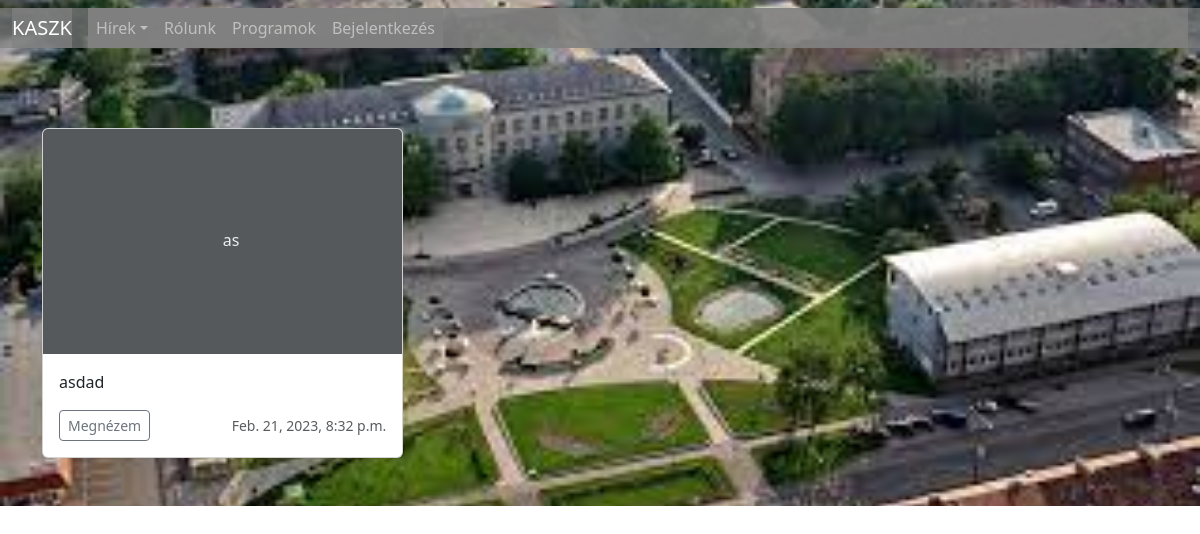
/newsmszk/, run on an earlier commit of the app's database.
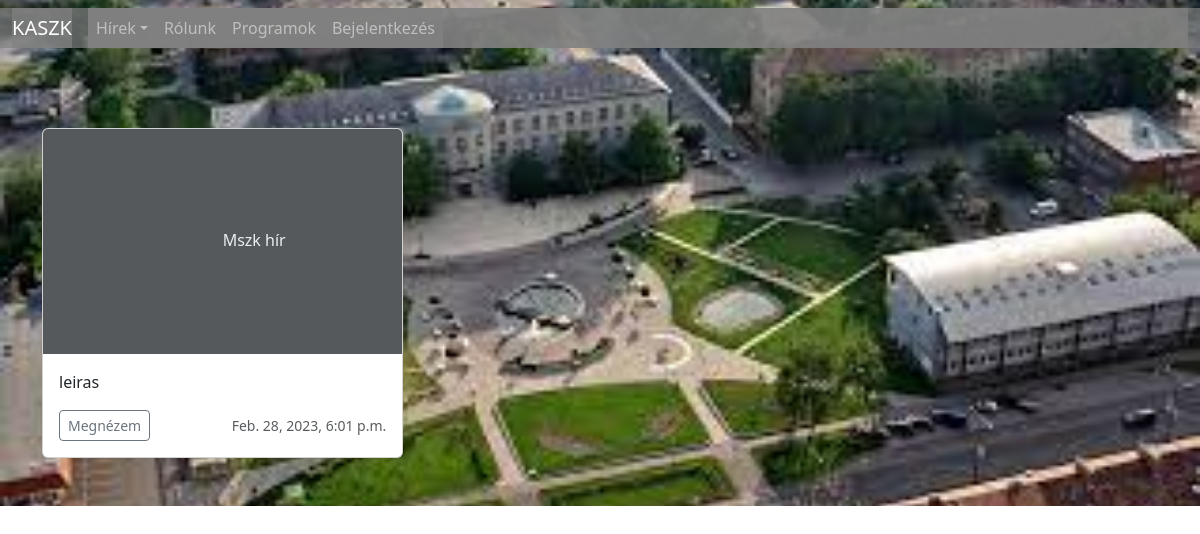
And on a later commit of the database.
### kaszk/models.py (models this page shows, shortened)
class News(models.Model):
    date = models.DateTimeField(auto_now_add=True)
    title = models.CharField(max_length=30)
    description = models.CharField(max_length=255)
    group = models.CharField(choices=groups, max_length=50)

### kaszk/views.py (the view)
# urls.py: path("newsmszk/", views.NewsMSZK, name="newsmszk"),
def NewsMSZK(request):
    news = News.objects.filter(group="MSZK")
    return render(request, "new.html", {"news": news})

### kaszk/templates/new.html
{% extends 'base.html' %} {% block content %}
<main>
  <div class="album py-5">
    <div class="container">
      <div class="row row-cols-1 row-cols-sm-2 row-cols-md-3 g-3">
        {% for i in news %}
        <div class="col">
          <div class="card shadow-sm">
            <svg
              class="bd-placeholder-img card-img-top"
              width="100%"
              height="225"
              xmlns="http://www.w3.org/2000/svg"
              role="img"
              aria-label="Placeholder: Thumbnail"
              preserveaspectratio="xMidYMid slice"
              focusable="false"
            >
              <title>Placeholder</title>
              <rect width="100%" height="100%" fill="#55595c" />
              <text x="50%" y="50%" fill="#eceeef" dy=".3em">
                {{ i.title }}
              </text>
            </svg>
            <div class="card-body">
              <p class="card-text">{{ i.description }}</p>
              <div class="d-flex justify-content-between align-items-center">
                <div class="btn-group">
                  <button
                    type="button"
                    class="btn btn-sm btn-outline-secondary"
                  >
                    Megnézem
                  </button>
                </div>
                <small class="text-muted">{{ i.date }}</small>
              </div>
            </div>
          </div>
        </div>
        {% endfor %}
      </div>
    </div>
  </div>
</main>
{% endblock content %}

### kaszk/templates/base.html (shortened to what this page needs)
{% load static %}
<!DOCTYPE html>
<html lang="en">
  <head>
    <link
      rel="stylesheet"
      href="https://cdn.jsdelivr.net/npm/bootstrap@4.3.1/dist/css/bootstrap.min.css"
    />
    <link
      href="https://cdn.jsdelivr.net/npm/bootstrap@5.3.0-alpha1/dist/css/bootstrap.min.css"
      rel="stylesheet"
    />
  </head>
  <body>
    <div
      class="parallax-window"
      data-parallax="scroll"
      data-image-src="{% static '../static/img/index2.jpg' %}"
    >
      <header>
        <nav class="navbar navbar-expand-md navbar-dark bg-opacity-0 mb-4">
          <div class="container-fluid">
            <a class="navbar-brand" href="{% url 'home' %}">KASZK</a>
            <div class="collapse navbar-collapse" id="navbarCollapse">
              <ul class="navbar-nav me-auto mb-2 mb-md-0">
                <li class="nav-item dropdpwn">
                  <a
                    class="nav-link dropdown-toggle"
                    aria-current="page"
                    id="navbardrop"
                    href="#"
                    data-toggle="dropdown"
                    >Hírek</a
                  >
                </li>
                <li class="nav-item">
                  <a class="nav-link" href="#">Rólunk</a>
                </li>
                <li class="nav-item">
                  <a class="nav-link" href="#">Programok</a>
                </li>
                {% if user.is_authenticated %}
                <li class="nav-item">
                  <a class="nav-link" href="{% url 'logout' %}"
                    >Kijelentkezés</a
                  >
                </li>
                <li class="nav-item">
                  <a class="nav-link" href="{% url 'newnews' %}"
                    >Hír posztolás</a
                  >
                </li>
                {% else %}
                <li class="nav-item">
                  <a class="nav-link" href="{% url 'login' %}">Bejelentkezés</a>
                </li>
                {% endif %}
              </ul>
            </div>
          </div>
        </nav>
      </header>
      {% block content %}{% endblock content %}
    </div>
  </body>
</html>

### kaszk/templates/base.html (style rules this page uses)
.parallax-window { min-height: 400px; background: transparent; }
nav * { color:white: font-weight:bold; background-color: rgba(128, 128, 128, 0.7); }

What changed in the data, as far as the page shows it:
removed News: title "as", description "asdad", date "Feb. 21, 2023, 8:32 p.m."
now on this page (row edited): News: title "Mszk hír", description "leiras", date "Feb. 28, 2023, 6:01 p.m."
